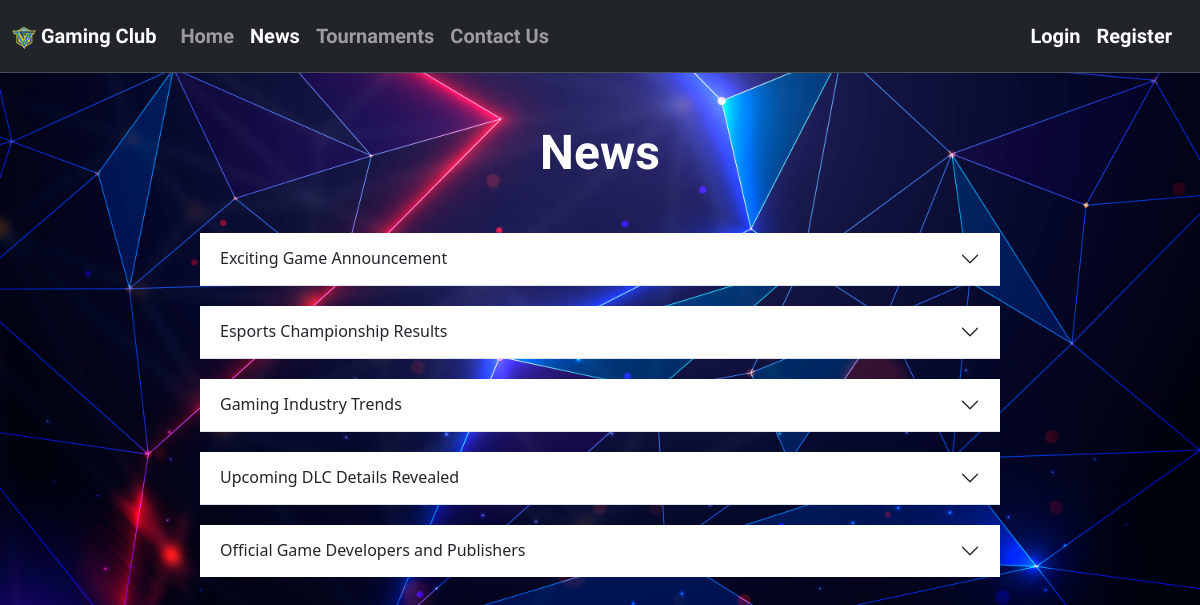
Page /news.php on the committed database.
### tables this page shows
CREATE TABLE IF NOT EXISTS `news` (
  `id_news` int NOT NULL AUTO_INCREMENT,
  `news_title` varchar(255) NOT NULL,
  `news_body` varchar(600) DEFAULT NULL,
  `news_date` date DEFAULT NULL,
  PRIMARY KEY (`id_news`),
  UNIQUE KEY `id_news` (`id_news`)
);

### admin-news/admin-news-show.php (the view, shortened to what this page needs)
<?php
include "./connect.php";
$stmt = $conn->prepare("SELECT * FROM news");
$stmt->execute();
$result = $stmt->fetchAll(PDO::FETCH_ASSOC);
?>
<div class="accordion-container">
  <div class="accordion accordion-flush" id="accordionFlushExample">
    <?php
    $result = array_reverse($result);
    foreach ($result as $row):
    ?>
        <div class="accordion-item">
          <h2 class="accordion-header" id="element<?= $row["id_news"] ?>">
            <button class="accordion-button collapsed" type="button" data-bs-toggle="collapse" data-bs-target="#element_collapse<?= $row["id_news"] ?>" aria-expanded="false" aria-controls="flush-collapseOne">
              <?= $row["news_title"] ?>
            </button>
          </h2>
        </div>
    <?php endforeach; ?>
  </div>
</div>

### rows in the picture
news: news_title "Exciting Game Announcement"
news: news_title "Esports Championship Results"
news: news_title "Gaming Industry Trends"
news: news_title "Upcoming DLC Details Revealed"
news: news_title "Official Game Developers and Publishers"
